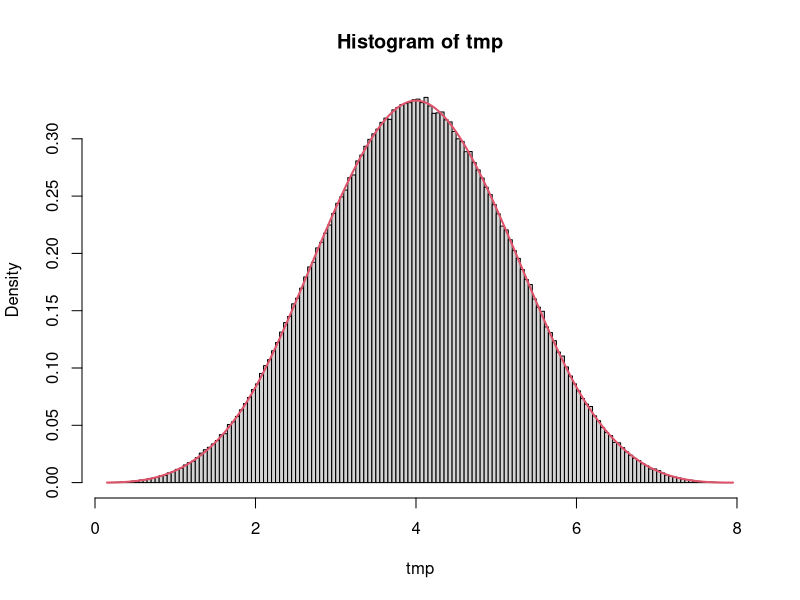
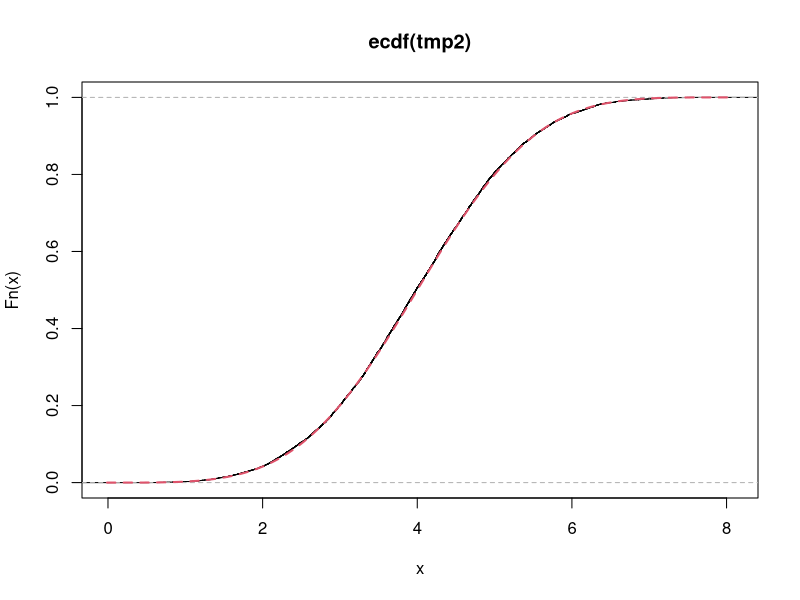

Reproduce these figures in R, in order.
dirwinhall <- Vectorize(function(x, n, theta){
  # function to calculate density of sum of n unif(0, theta) RVs
  # inputs  : x - value at which to calculate density
  #         : n - number of unif RVs to sum
  #         : theta - population maximum
  # outputs : numeric value that is the density at x
  
  if(x/theta < 0) return(0)
  if(x/theta > n) return(0)
  if(x/theta >= 0 & x/theta <= n){
    X  <-  floor(x/theta)
    r <- seq(from = 0,  to = X)
    s <-  (-1)^r * choose(n, r)*(x/theta-r)^(n-1)/factorial(n-1)
    return(sum(s)/theta)
  }
})

pirwinhall <- Vectorize(function(q, n, theta){
  # function to calculate cumulative density of sum of n unif(0, theta) RVs
  # inputs  : q - quantile
  #         : n - number of unif RVs to sum
  #         : theta - population maximum
  # outputs : numeric value that is the cumulative density at x
  
  if(q/theta < 0) return(0)
  if(q/theta > n) return(1)
  if(q/theta >= 0 & q/theta <= n){
    X  <-  floor(q/theta)
    r <- seq(from = 0,  to = X)
    s <-  (-1)^r * choose(n, r)*(q/theta-r)^(n)/factorial(n)
    return(sum(s))
  }
})

pirwinhall_zero <- Vectorize(function(q, n, theta, p){
  # function to calculate cumulative density of sum of n unif(0, theta) RVs
  # inputs  : q - quantile
  #         : n - number of unif RVs to sum
  #         : theta - population maximum
  # outputs : numeric value that is the cumulative density at x
  
  if(q/theta < 0) return(0)
  if(q/theta > n) return(1)
  if(q/theta >= 0 & q/theta <= n){
    X  <-  floor(q/theta)
    r <- seq(from = 0,  to = X)
    s <-  (-1)^r * choose(n, r)*(q/theta-r)^(n)/factorial(n)
    return(sum(s) - p)
  }
})

qirwinhall <- Vectorize(function(p, n, theta){
  # function to calculate quantile of sum of n unif(0, theta) RVs
  # inputs  : x - probability
  #         : n - number of unif RVs to sum
  #         : theta - population maximum
  # outputs : numeric value that is the cumulative density at x
  
  tmp <- uniroot(pirwinhall_zero, n = n, theta = theta, p = p, lower = 0, upper = n*theta, tol = .000000001)
  return(tmp[[1]])
  
})



################
### EXAMPLES ###
################
n <- 4
theta <- 2


# density function
tmp <- replicate(1000000, sum(runif(n, 0, theta)))
hist(tmp, breaks = "FD", freq = F)
curve(dirwinhall(x, n, theta), add = T, n = 1001, col = 2, lwd = 2)

# distribution function
tmp2 <- sample(tmp, 10000)
plot(ecdf(tmp2))
curve(pirwinhall(q = x, n, theta), add = T, n = 1001, col = 2, lwd = 2, lty = 2)



